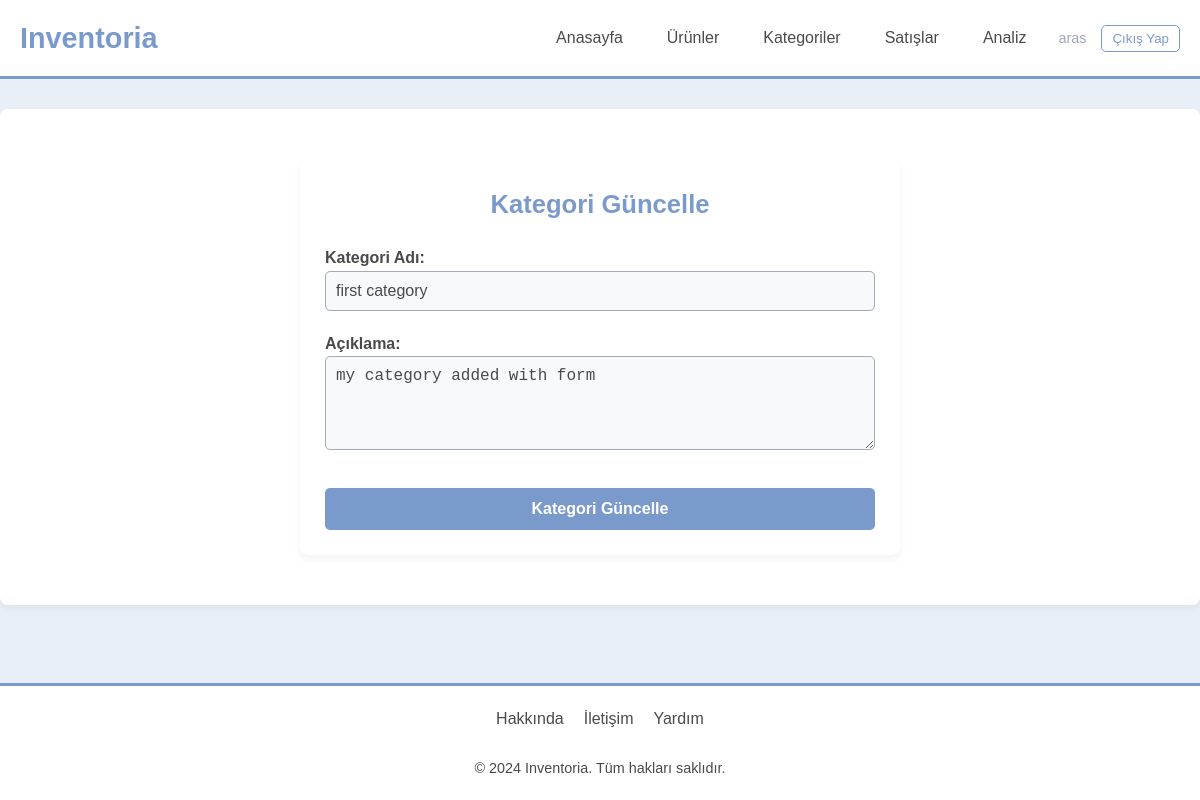
Page /category/update/2/ (signed in) on the earlier database version.
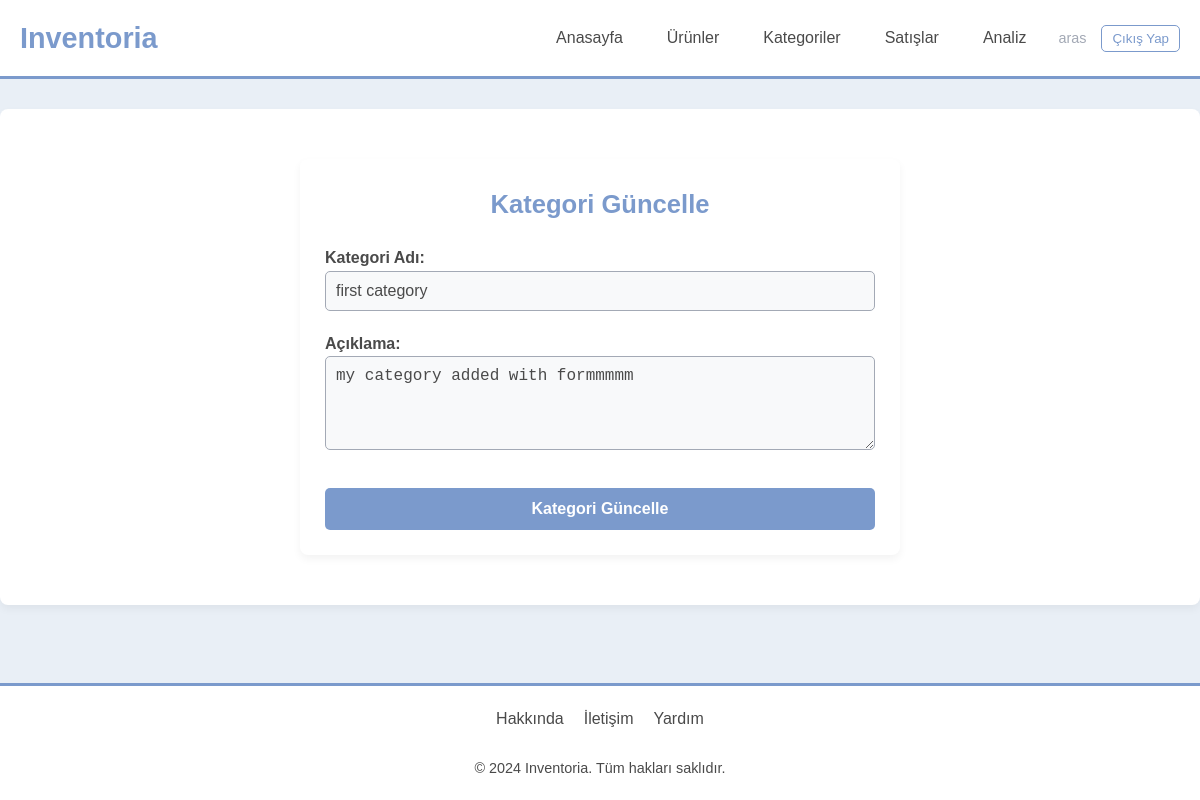
Same page on the later database version.
### category/models.py (models this page shows, shortened)
class Category(models.Model):
    name = models.CharField(max_length=100)
    description = models.TextField(blank=True, null=True)

### category/views.py (the view)
# urls.py: path('update/<int:id>/', views.category_update, name='update'),
@login_required
def category_update(request, id):
    category = get_object_or_404(Category, id=id)
    if request.method == 'POST':
        category.name = request.POST.get('name')
        category.description = request.POST.get('description')
        category.save()
        return redirect('category:detail', id=id)
    return render(request, 'edit_category.html', {'category': category})

### category/templates/edit_category.html (shortened to what this page needs)
{% extends 'base.html' %}
{% load static %}
{% block custom_css %}
<link rel="stylesheet" href="{% static 'css/category/category_update.css' %}">
{% endblock custom_css %}
{% block content %}
<div class="category-update-container">
    <h2>Kategori Güncelle</h2>
    <form method="post">
        <div class="form-group">
            <label for="name">Kategori Adı:</label>
            <input type="text" id="name" name="name" class="form-control" value="{{ category.name }}" required>
        </div>
        <div class="form-group">
            <label for="description">Açıklama:</label>
            <textarea id="description" name="description" class="form-control" rows="4" required>{{ category.description }}</textarea>
        </div>
        <button type="submit" class="btn btn-success">Kategori Güncelle</button>
    </form>
</div>
{% endblock content %}

Differences in the rows shown:
changed Category "first category": description "my category added with form" → "my category added with formmmmm"
